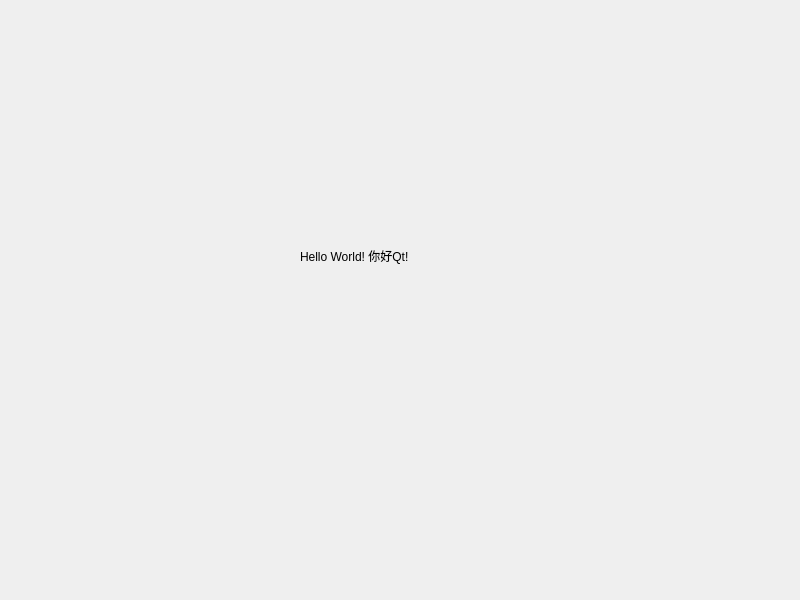
<?xml version="1.0" encoding="UTF-8"?>
<ui version="4.0">
 <class>HelloDialog</class>
 <widget class="QDialog" name="HelloDialog">
  <property name="geometry">
   <rect>
    <x>0</x>
    <y>0</y>
    <width>800</width>
    <height>600</height>
   </rect>
  </property>
  <property name="windowTitle">
   <string>HelloDialog</string>
  </property>
  <widget class="QLabel" name="label">
   <property name="geometry">
    <rect>
     <x>300</x>
     <y>240</y>
     <width>121</width>
     <height>31</height>
    </rect>
   </property>
   <property name="text">
    <string>Hello World! 你好Qt!</string>
   </property>
  </widget>
 </widget>
 <resources/>
 <connections/>
</ui>
